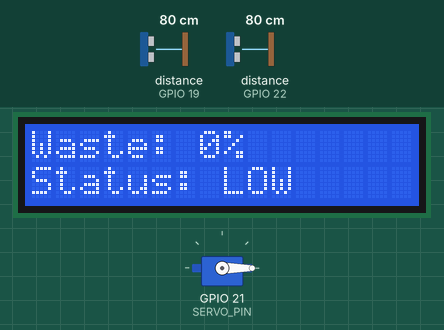
Recording of a sketch running on a simulated ESP32. Parts: 16×2 character LCD, servo. Wiring (inferred from the names in the program): 2 × ultrasonic range finder: trigger GPIO 18, echo GPIO 19 / trigger GPIO 23, echo GPIO 22. The test bench sets the inputs (shaded band); at power-on: distance to the obstacle (sensors on GPIO 19, GPIO 22) 80 cm. The echo pulse lasts 58.3 µs per cm; what the sketch prints to the serial monitor is not drawn.

Above: at 1.6 s.
1.7 s: distance to the obstacle (sensor on GPIO 19) set to 2 cm
At 3.2 s:
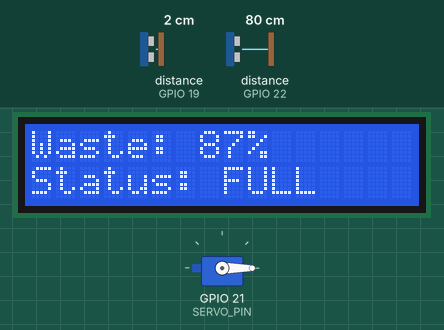
3.5 s: distance to the obstacle (sensor on GPIO 19) set to 9 cm
At 4.8 s:
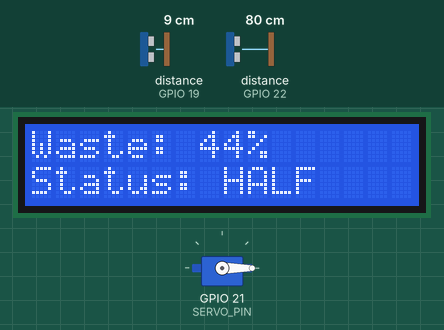
5.5 s: distance to the obstacle (sensor on GPIO 22) set to 6 cm
7.0 s: distance to the obstacle (sensor on GPIO 22) set to 3 cm
At 7.8 s:
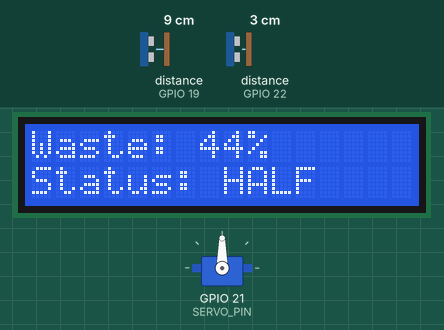
8.5 s: distance to the obstacle (sensor on GPIO 19) set to 4 cm
At 9.9 s:
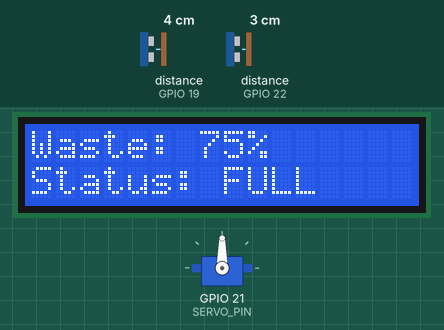
12.5 s: distance to the obstacle (sensor on GPIO 19) set to 18 cm
At 14.1 s:
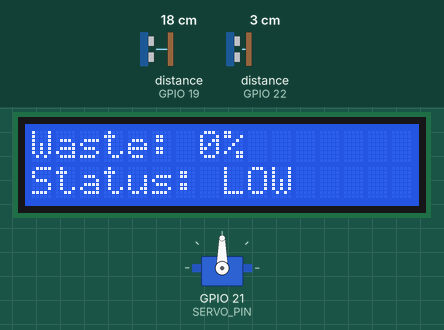
Timing chart, 0 to 15.5 s (numbered marks = the images above; inputs shaded):
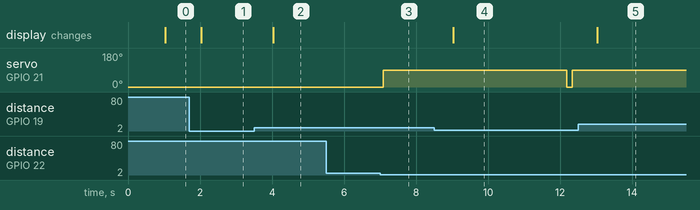

Measured:
- the behaviour switches between 5 and 4 cm on distance to the obstacle (sensor on GPIO 22) (found by bisection; images 2 and 3)
- after the input at 1.7 s, the display: changes after 0.33 s (image 1)
- after the input at 3.5 s, the display: changes after 0.53 s (image 2)
- after the input at 5.5 s, every drawn part: stays the same
- after the input at 7.0 s, servo on GPIO 21 (SERVO_PIN): 0° → 90° after 0.09 s
- after the input at 8.5 s, the display: changes after 0.53 s (image 4)
- after the input at 12.5 s, the display: changes after 0.53 s (image 5)

The sketch:

smart_trash_bin.ino
```cpp
#include <WiFi.h>
#include <WebServer.h>
#include <Wire.h>
#include <LiquidCrystal_I2C.h>
#include <ESP32Servo.h>

// ---------------- WI-FI ACCESS POINT ----------------
const char* apSSID = "SmartTrashBin";
const char* apPassword = "TrashBin123";

WebServer server(80);

// ---------------- SENSOR PINS ----------------
// Ultrasonic 1: Hand/object detection
#define LID_TRIG 23
#define LID_ECHO 22

// Ultrasonic 2: Waste-level measurement
#define WASTE_TRIG 18
#define WASTE_ECHO 19

// Servo motor
#define SERVO_PIN 21

// I2C LCD
#define LCD_SDA 16
#define LCD_SCL 17

LiquidCrystal_I2C lcd(0x27, 16, 2);
Servo servoMotor;

// ---------------- BIN SETTINGS ----------------
// Measure from the waste sensor face to the bin floor with the bin empty.
const float BIN_HEIGHT_CM = 16.2;
const float HAND_DISTANCE_CM = 5.0;
const float FULL_DISTANCE_CM = 5.0;

const unsigned long LID_OPEN_TIME = 5000;
const unsigned long WASTE_UPDATE_INTERVAL = 1000;
const unsigned long LID_CHECK_INTERVAL = 150;

float lidDistance = -1;
float wasteDistance = -1;
int wastePercent = -1;

bool lidOpen = false;
unsigned long lidCloseTime = 0;
unsigned long lastWasteUpdate = 0;
unsigned long lastLidCheck = 0;

String binStatus = "SENSOR ERROR";

// ---------------- READ ULTRASONIC SENSOR ----------------
float readDistance(int trigPin, int echoPin) {
  // Ensure a clean trigger pulse.
  digitalWrite(trigPin, LOW);
  delayMicroseconds(3);
  digitalWrite(trigPin, HIGH);
  delayMicroseconds(10);
  digitalWrite(trigPin, LOW);

  // Wait up to 30 ms for the echo pulse (about 5 m maximum).
  unsigned long duration = pulseIn(echoPin, HIGH, 30000UL);

  // A zero duration means no echo was received.
  if (duration == 0) {
    return -1.0;
  }

  float distanceCm = (duration * 0.0343f) / 2.0f;

  // Reject impossible/invalid readings instead of treating them as data.
  if (distanceCm < 2.0f || distanceCm > 400.0f) {
    return -1.0;
  }

  return distanceCm;
}

// ---------------- LID CONTROL ----------------
void openLid() {
  if (lidOpen) return;

  lidOpen = true;
  lidCloseTime = millis() + LID_OPEN_TIME;

  servoMotor.write(90);

  Serial.println("LID OPEN");
}

void checkLid() {
  unsigned long now = millis();

  // Read the hand-detection sensor
  lidDistance = readDistance(LID_TRIG, LID_ECHO);

  if (!lidOpen &&
      lidDistance > 0 &&
      lidDistance < HAND_DISTANCE_CM) {
    openLid();
  }

  // Close the lid after the configured open time
  if (lidOpen &&
      (long)(now - lidCloseTime) >= 0) {
    lidOpen = false;
    servoMotor.write(0);

    Serial.println("LID CLOSED");
  }
}

// ---------------- WASTE-LEVEL MONITORING ----------------
void updateWasteLevel() {
  wasteDistance = readDistance(WASTE_TRIG, WASTE_ECHO);

  // Only a failed/invalid ultrasonic reading is a sensor error.
  // If the measured distance is greater than the configured bin height,
  // treat the bin as empty (0%), not as a sensor error.
  if (wasteDistance < 0) {
    wastePercent = -1;
    binStatus = "SENSOR ERROR";
    Serial.println("Waste sensor: NO VALID ECHO. Check TRIG/ECHO wiring and power.");
    return;
  }

  float filledHeight = BIN_HEIGHT_CM - wasteDistance;
  if (filledHeight < 0) filledHeight = 0;

  wastePercent = constrain(
      (int)((filledHeight / BIN_HEIGHT_CM) * 100.0f),
      0,
      100
  );

  if (wasteDistance <= FULL_DISTANCE_CM || wastePercent >= 95) {
    binStatus = "FULL";
  } else if (wastePercent >= 70) {
    binStatus = "ALMOST FULL";
  } else if (wastePercent >= 30) {
    binStatus = "HALF";
  } else {
    binStatus = "LOW";
  }

  Serial.print("Waste distance: ");
  Serial.print(wasteDistance, 1);
  Serial.print(" cm | Fill: ");
  Serial.print(wastePercent);
  Serial.print("% | Status: ");
  Serial.println(binStatus);
}

// ---------------- LCD DISPLAY ----------------
void updateLCD() {
  lcd.setCursor(0, 0);

  if (wastePercent < 0) {
    lcd.print("Waste: ERROR    ");
  } else {
    lcd.print("Waste: ");
    lcd.print(wastePercent);
    lcd.print("%       ");
  }

  lcd.setCursor(0, 1);

  if (wastePercent < 0) {
    lcd.print("Check sensor    ");
  } else if (binStatus == "FULL") {
    lcd.print("Status: FULL    ");
  } else if (binStatus == "ALMOST FULL") {
    lcd.print("Status: ALMOST  ");
  } else if (binStatus == "HALF") {
    lcd.print("Status: HALF    ");
  } else {
    lcd.print("Status: LOW     ");
  }
}

// ---------------- DASHBOARD HTML ----------------
const char dashboardHTML[] PROGMEM = R"rawliteral(
<!DOCTYPE html>
<html lang="en">
<head>
<meta charset="UTF-8">
<meta name="viewport" content="width=device-width, initial-scale=1">
<title>Smart Trash Bin</title>

<style>
* {
  box-sizing: border-box;
}

body {
  margin: 0;
  padding: 20px 12px;
  background: #f3f4f6;
  color: #171717;
  font-family: Arial, sans-serif;
}

.dashboard {
  max-width: 460px;
  margin: 0 auto;
  padding: 18px;
  background: white;
  border: 1px solid #222;
  box-shadow: 0 2px 5px #0002;
}

header {
  text-align: center;
  margin-bottom: 16px;
}

header h2 {
  font-size: 19px;
  margin: 3px 0;
}

header p {
  font-size: 12px;
  margin: 0;
}

.waste-card {
  border: 1px solid #222;
  border-radius: 16px;
  padding: 12px;
  margin-bottom: 9px;
}

.label {
  font-size: 12px;
  font-weight: bold;
}

.percentage {
  text-align: center;
  font-size: 29px;
  font-weight: bold;
  margin: 8px 0 5px;
}

.progress {
  height: 12px;
  border: 1px solid #777;
  border-radius: 3px;
  overflow: hidden;
}

#progressFill {
  height: 100%;
  width: 0%;
  background: #ffe9a8;
  transition: width 0.3s;
}

.caption {
  font-size: 10px;
  margin-top: 5px;
}

.status-row {
  display: grid;
  grid-template-columns: 1fr 1fr;
  gap: 8px;
}

.status-card {
  min-width: 0;
  border: 1px solid #222;
  border-radius: 12px;
  padding: 13px 9px;
  display: flex;
  flex-direction: column;
  gap: 10px;
}

.status-value {
  display: inline-block;
  align-self: flex-start;
  max-width: 100%;
  padding: 7px 10px;
  border-radius: 5px;
  font-size: 11px;
  font-weight: bold;
  overflow-wrap: anywhere;
  background: #eee;
}

.bin-value {
  background: #fff2c9;
  color: #8b6500;
  border: 1px solid #e4bd54;
}

.lid-value {
  background: #fbdada;
  color: #9c1010;
  border: 1px solid #df7373;
}

.control-row {
  display: grid;
  grid-template-columns: 1fr 1fr;
  gap: 10px;
  margin-top: 12px;
}

.control-button {
  border: 0;
  border-radius: 8px;
  padding: 12px 10px;
  font-size: 13px;
  font-weight: bold;
  cursor: pointer;
  color: white;
  transition: opacity 0.2s, transform 0.1s;
}

.control-button:active {
  transform: scale(0.98);
}

.control-button:disabled {
  opacity: 0.6;
  cursor: wait;
}

.open-button {
  background: #198754;
}

.close-button {
  background: #b42318;
}

#errorMessage {
  text-align: center;
  font-size: 11px;
  color: #b42318;
  margin-top: 12px;
}

#controlMessage {
  text-align: center;
  font-size: 11px;
  color: #555;
  margin-top: 8px;
  min-height: 14px;
}

@media (min-width: 380px) {
  .status-card {
    flex-direction: row;
    align-items: center;
    justify-content: space-between;
    flex-wrap: wrap;
  }
}
</style>
</head>

<body>
<main class="dashboard">
  <header>
    <h2>SMART TRASH BIN</h2>
    <p>ESP32 Monitoring Dashboard</p>
  </header>

  <section class="waste-card">
    <div class="label">Waste Level</div>

    <div class="percentage" id="percentage">--%</div>

    <div class="progress">
      <div id="progressFill"></div>
    </div>

    <div class="caption">Estimated Fill Level</div>
  </section>

  <section class="status-row">
    <div class="status-card">
      <span class="label">Bin Status</span>
      <span class="status-value bin-value" id="binStatus">
        Loading
      </span>
    </div>

    <div class="status-card">
      <span class="label">Lid Status</span>
      <span class="status-value lid-value" id="lidStatus">
        Loading
      </span>
    </div>
  </section>

  <section class="control-row" aria-label="Lid controls">
    <button class="control-button open-button" id="openButton"
            type="button" onclick="controlLid('open')">
      OPEN LID
    </button>
    <button class="control-button close-button" id="closeButton"
            type="button" onclick="controlLid('close')">
      CLOSE LID
    </button>
  </section>

  <div id="controlMessage" role="status"></div>
  <div id="errorMessage"></div>
</main>

<script>
async function controlLid(action) {
  const openButton = document.getElementById('openButton');
  const closeButton = document.getElementById('closeButton');
  const message = document.getElementById('controlMessage');

  openButton.disabled = true;
  closeButton.disabled = true;
  message.textContent = action === 'open'
    ? 'Opening lid...'
    : 'Closing lid...';

  try {
    const response = await fetch('/lid/' + action, {
      method: 'POST',
      cache: 'no-store'
    });

    const result = await response.json();
    if (!response.ok || !result.success) {
      throw new Error(result.message || 'Command failed');
    }

    message.textContent = action === 'open'
      ? 'Open command sent. Lid will auto-close after 5 seconds.'
      : 'Close command sent.';
    await updateDashboard();
  } catch (error) {
    message.textContent = 'Could not control lid. Refresh and try again.';
  } finally {
    openButton.disabled = false;
    closeButton.disabled = false;
  }
}

async function updateDashboard() {
  try {
    const response = await fetch('/data', {
      cache: 'no-store'
    });

    if (!response.ok) {
      throw new Error('Request failed');
    }

    const data = await response.json();

    document.getElementById('lidStatus').textContent =
      data.lidStatus;

    document.getElementById('binStatus').textContent =
      data.binStatus;

    if (data.wastePercent < 0) {
      document.getElementById('percentage').textContent =
        '--%';

      document.getElementById('progressFill').style.width =
        '0%';
    } else {
      document.getElementById('percentage').textContent =
        data.wastePercent + '%';

      document.getElementById('progressFill').style.width =
        data.wastePercent + '%';
    }

    document.getElementById('errorMessage').textContent =
      data.wastePercent < 0
        ? 'Unable to read waste-level sensor.'
        : '';

  } catch (error) {
    document.getElementById('errorMessage').textContent =
      'Unable to retrieve data from ESP32.';
  }
}

updateDashboard();
setInterval(updateDashboard, 1000);
</script>
</body>
</html>
)rawliteral";

// ---------------- WEB SERVER HANDLERS ----------------
void handleRoot() {
  server.send_P(200, "text/html", dashboardHTML);
}

void handleData() {
  String json = "{";

  json += "\"wastePercent\":" + String(wastePercent) + ",";
  json += "\"wasteDistance\":" + String(wasteDistance, 1) + ",";
  json += "\"binStatus\":\"" + binStatus + "\",";
  json += "\"lidStatus\":\"";
  json += lidOpen ? "OPEN" : "CLOSED";
  json += "\"}";

  server.sendHeader("Cache-Control", "no-store");
  server.send(200, "application/json", json);
}

// ---------------- MANUAL LID CONTROL HANDLERS ----------------
void handleOpenLid() {
  openLid();
server.send(200, "application/json",
            "{\"success\":true,\"message\":\"Open command received\"}");}

void handleCloseLid() {
  lidOpen = false;
  lidCloseTime = 0;
  servoMotor.write(0);
  Serial.println("LID CLOSED (dashboard command)");
server.send(200, "application/json",
            "{\"success\":true,\"message\":\"Close command received\"}");}

// ---------------- SETUP ----------------
void setup() {
  Serial.begin(115200);

  pinMode(LID_TRIG, OUTPUT);
  pinMode(LID_ECHO, INPUT);

  pinMode(WASTE_TRIG, OUTPUT);
  pinMode(WASTE_ECHO, INPUT);

  Wire.begin(LCD_SDA, LCD_SCL);
  lcd.init();
  lcd.backlight();

  lcd.setCursor(0, 0);
  lcd.print("Smart Trash Bin");
  lcd.setCursor(0, 1);
  lcd.print("Starting...");

  servoMotor.setPeriodHertz(50);
  servoMotor.attach(SERVO_PIN, 500, 2400);
  servoMotor.write(0);

  // ESP32 creates its own Wi-Fi network
  WiFi.mode(WIFI_AP);

  if (WiFi.softAP(apSSID, apPassword)) {
    Serial.println("Wi-Fi access point started.");
    Serial.print("Network: ");
    Serial.println(apSSID);
    Serial.print("Connect phone to Wi-Fi: ");
    Serial.println(apSSID);
    Serial.print("Then open dashboard: http://");
    Serial.println(WiFi.softAPIP());
    Serial.println("Note: This local AP may show 'No internet'; that is expected.");
  } else {
    Serial.println("Failed to start Wi-Fi access point.");
  }

  // Initial sensor reading
  updateWasteLevel();
  updateLCD();

  // Web page and sensor-data endpoint
  server.on("/", HTTP_GET, handleRoot);
  server.on("/data", HTTP_GET, handleData);
  server.on("/lid/open", HTTP_POST, handleOpenLid);
  server.on("/lid/close", HTTP_POST, handleCloseLid);
  server.begin();

  lcd.clear();

  Serial.println("Web server started.");
}

// ---------------- MAIN LOOP ----------------
void loop() {
  server.handleClient();

  unsigned long now = millis();

  if (now - lastLidCheck >= LID_CHECK_INTERVAL) {
    lastLidCheck = now;
    checkLid();
  }

  if (now - lastWasteUpdate >= WASTE_UPDATE_INTERVAL) {
    lastWasteUpdate = now;

    updateWasteLevel();
    updateLCD();
  }
}
```
